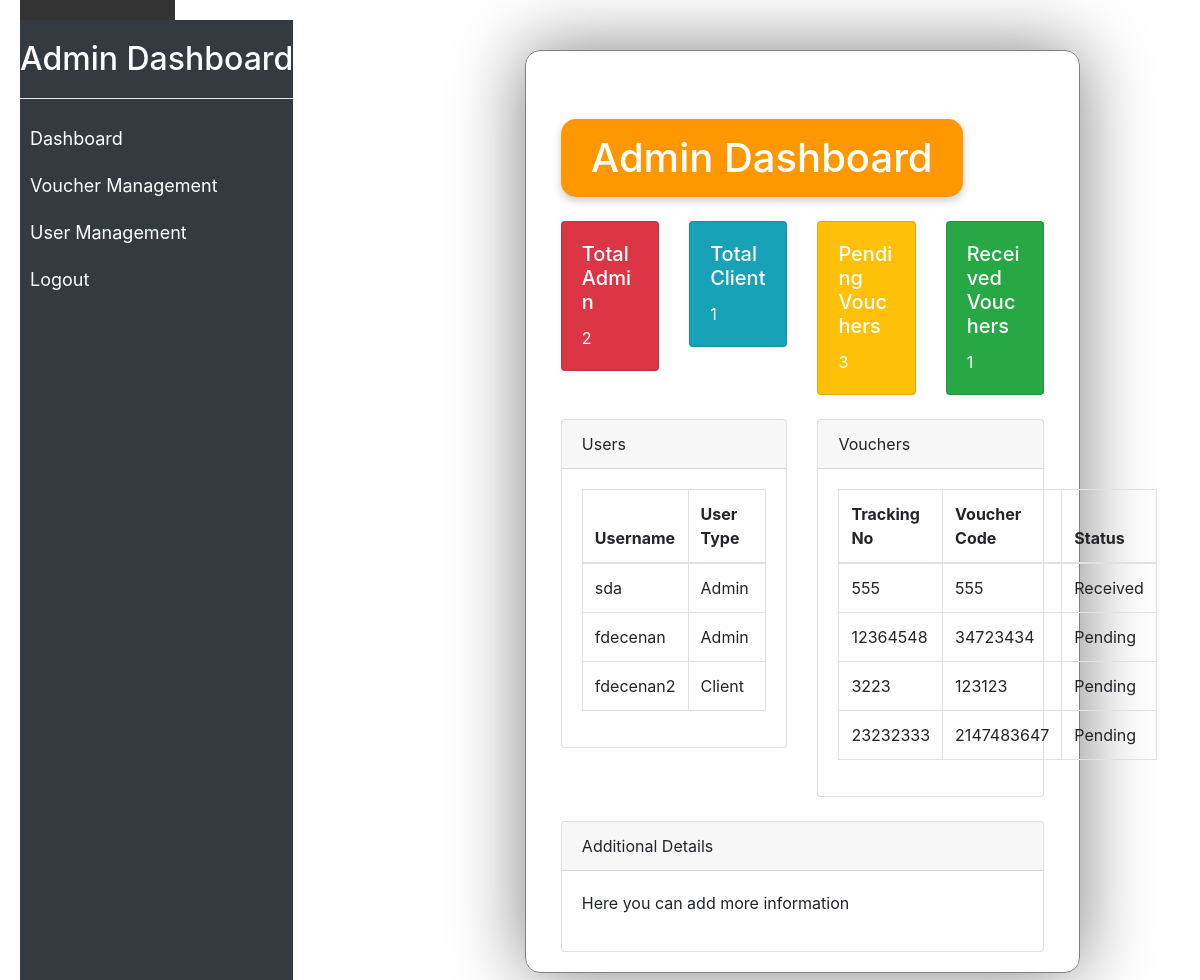
Screenshot of /administrator/index.php with the database file from the repository.
### tables this page shows
CREATE TABLE `users` (
  `id` int(2) NOT NULL,
  `username` varchar(50) NOT NULL,
  `password` varchar(50) NOT NULL,
  `user_type` varchar(20) NOT NULL
);

CREATE TABLE `details` (
  `id` int(3) NOT NULL,
  `tracking_no` varchar(10) NOT NULL,
  `voucher_code` int(10) NOT NULL,
  `status` enum('Pending','Received') NOT NULL
);

### administrator/index.php (the view, shortened to what this page needs)
<!DOCTYPE html>
<html lang="en">
<head>
    <link rel="stylesheet" href="https://stackpath.bootstrapcdn.com/bootstrap/4.5.2/css/bootstrap.min.css">
    <link rel="stylesheet" href="https://cdn.datatables.net/1.10.24/css/dataTables.bootstrap4.min.css">
    <link rel="stylesheet" href="../css/style.css">
</head>
<body>
    <?php include "../inc/topbar.php"; ?>
    <div class="sidebar">
        <h2>Admin Dashboard</h2>
        <hr>
        <ul class="nav flex-column">
            <li class="nav-item"><a class="nav-link active" href="index.php">Dashboard</a></li>
            <li class="nav-item"><a class="nav-link" href="voucher_management.php">Voucher Management</a></li>
            <li class="nav-item"><a class="nav-link" href="user_management.php">User Management</a></li>
            <li class="nav-item"><a class="nav-link" href="../inc/logout.php">Logout</a></li>
        </ul>
    </div>
    <?php
    include_once "../db_function/connection.php";
    $squeryPending = "SELECT COUNT(*) as count FROM details WHERE status = 'Pending'";
    $squeryReceived = "SELECT COUNT(*) as count FROM details WHERE status = 'Received'";
    $squeryUsersAdmin = "SELECT COUNT(*) as count FROM users WHERE user_type = 'Admin'";
    $squeryUsersClient = "SELECT COUNT(*) as count FROM users WHERE user_type = 'Client'";
    $resultPending = mysqli_query($db_connection, $squeryPending);
    $resultReceived = mysqli_query($db_connection, $squeryReceived);
    $resultAdmin = mysqli_query($db_connection, $squeryUsersAdmin);
    $resultClient = mysqli_query($db_connection, $squeryUsersClient);
    $rowPending = mysqli_fetch_assoc($resultPending);
    $rowReceived = mysqli_fetch_assoc($resultReceived);
    $rowAdmin = mysqli_fetch_assoc($resultAdmin);
    $rowClient = mysqli_fetch_assoc($resultClient);
    $pendingVoucher = $rowPending['count'];
    $receivedVoucher = $rowReceived['count'];
    $countAdmin = $rowAdmin['count'];
    $countClient = $rowClient['count'];
    ?>
    <div class="content">
        <div class="container mt-5">
            <h1 class="mb-4">Admin Dashboard</h1>
            <div class="row">
                <div class="col-md-3 mb-4">
                    <div class="card text-white bg-danger">
                        <div class="card-body">
                            <h5 class="card-title">Total Admin</h5>
                            <p class="card-text"><?php echo $countAdmin ?></p>
                        </div>
                    </div>
                </div>
                <div class="col-md-3 mb-4">
                    <div class="card text-white bg-info">
                        <div class="card-body">
                            <h5 class="card-title">Total Client</h5>
                            <p class="card-text"><?php echo $countClient ?></p>
                        </div>
                    </div>
                </div>
                <div class="col-md-3 mb-4">
                    <div class="card text-white bg-warning">
                        <div class="card-body">
                            <h5 class="card-title">Pending Vouchers</h5>
                            <p class="card-text"><?php echo $pendingVoucher ?></p>
                        </div>
                    </div>
                </div>
                <div class="col-md-3 mb-4">
                    <div class="card text-white bg-success">
                        <div class="card-body">
                            <h5 class="card-title">Received Vouchers</h5>
                            <p class="card-text"><?php echo $receivedVoucher ?></p>
                        </div>
                    </div>
                </div>
            </div>
            <div class="row">
                <div class="col-md-6 mb-4">
                    <div class="card">
                        <div class="card-header">
                            Users
                        </div>
                        <div class="card-body">
                            <table class="table table-bordered">
                                <thead>
                                    <tr>
                                        <th>Username</th>
                                        <th>User Type</th>
                                    </tr>
                                </thead>
                                <tbody>
                                    <?php
                                    $squeryUsers = "SELECT * FROM users";
                                    $result = mysqli_query($db_connection, $squeryUsers);
                                    while ($row = mysqli_fetch_assoc($result)) {
                                        echo "
                                                <tr>
                                                    <td>" . $row['username'] . "</td>
                                                    <td>" . $row['user_type'] . "</td>
                                                </tr>
                                            ";
                                    }
                                    ?>
                                </tbody>
                            </table>
                        </div>
                    </div>
                </div>
                <div class="col-md-6 mb-4">
                    <div class="card">
                        <div class="card-header">
                            Vouchers
                        </div>
                        <div class="card-body">
                            <table class="table table-bordered">
                                <thead>
                                    <tr>
                                        <th>Tracking No</th>
                                        <th>Voucher Code</th>
                                        <th>Status</th>
                                    </tr>
                                </thead>
                                <tbody>
                                    <?php
                                    $squeryVoucher = "SELECT * FROM details";
                                    $result = mysqli_query($db_connection, $squeryVoucher);
                                    while ($row = mysqli_fetch_assoc($result)) {
                                        echo "
                                                <tr>
                                                    <td>" . $row['tracking_no'] . "</td>
                                                    <td>" . $row['voucher_code'] . "</td>
                                                    <td>" . $row['status'] . "</td>
                                                </tr>
                                            ";
                                    }
                                    ?>
                                </tbody>
                            </table>
                        </div>
                    </div>
                </div>
            </div>
            <div class="row">
                <div class="col-md-12">
                    <div class="card">
                        <div class="card-header">
                            Additional Details
                        </div>
                        <div class="card-body">
                            <p>Here you can add more information</p>
                        </div>
                    </div>
                </div>
            </div>
        </div>
    </div>
</body>
</html>

### inc/topbar.php (shortened to what this page needs)
<?php
if (isset($_SESSION['username'])) {
    $userName = $_SESSION['username'];
    $userType = $_SESSION["user_type"];
    $userId = $_SESSION["user_id"];
} else {
    $userName = "Guest";
}
?>
<!DOCTYPE html>
<html lang="en">
<head>
    <link rel="stylesheet" href="https://cdnjs.cloudflare.com/ajax/libs/font-awesome/5.15.4/css/all.min.css">
    <link rel="stylesheet" href="https://stackpath.bootstrapcdn.com/bootstrap/4.5.2/css/bootstrap.min.css">
    <link rel="stylesheet" href="https://cdn.datatables.net/1.10.24/css/dataTables.bootstrap4.min.css">
</head>
<body>
    <div class="topbar">
        <div class="user-profile" onclick="toggleLogoutMenu()">
            <span>Welcome, <?php echo $userName; ?>!</span>
        </div>
    </div>
</body>
</html>

### css/style.css (style rules this page uses)
body { display: flex; margin: 0; font-family: 'Roboto', sans-serif; background-color: #f8f9fa; padding: 20px; }
.sidebar { flex: 0 0 250px; height: 100%; position: fixed; background-color: #343a40; padding-top: 20px; color: #fff; }
.sidebar h2 { color: #fff; text-align: center; margin-bottom: 20px; }
.sidebar a { padding: 10px; text-decoration: none; font-size: 18px; color: #fff; display: block; transition: all 0.3s ease; }
.content { margin-left: 350px; margin-top: 30px; margin-right: 100px; padding: 20px; border: 1px solid gray; border-radius: 15px; box-shadow: 0 0 75px gray; }
.table th, .table td { vertical-align: middle; }
hr { background-color: white; }
h1 { display: inline-block; background-color: #ff9800; color: white; padding: 15px 30px; border-radius: 15px; box-shadow: 0 4px 8px rgba(0, 0, 0, 0.2); font-size: 2.5rem; }

### inc/topbar.php (style rules this page uses)
.topbar { margin-top: -20px; background-color: #333; color: #fff; padding: 10px; display: flex; justify-content: space-between; align-items: center; }
.user-profile { display: flex; align-items: center; cursor: pointer; }
.user-profile span { margin-right: 10px; }

### rows the page displays
users: username "sda", user_type "Admin"
users: username "fdecenan", user_type "Admin"
users: username "fdecenan2", user_type "Client"
details: tracking_no "555", voucher_code "555", status "Received"
details: tracking_no "12364548", voucher_code "34723434", status "Pending"
details: tracking_no "3223", voucher_code "123123", status "Pending"
details: tracking_no "23232333", voucher_code "2147483647", status "Pending"

### other values shown
$countAdmin "2"
$countClient "1"
$pendingVoucher "3"
$receivedVoucher "1"
